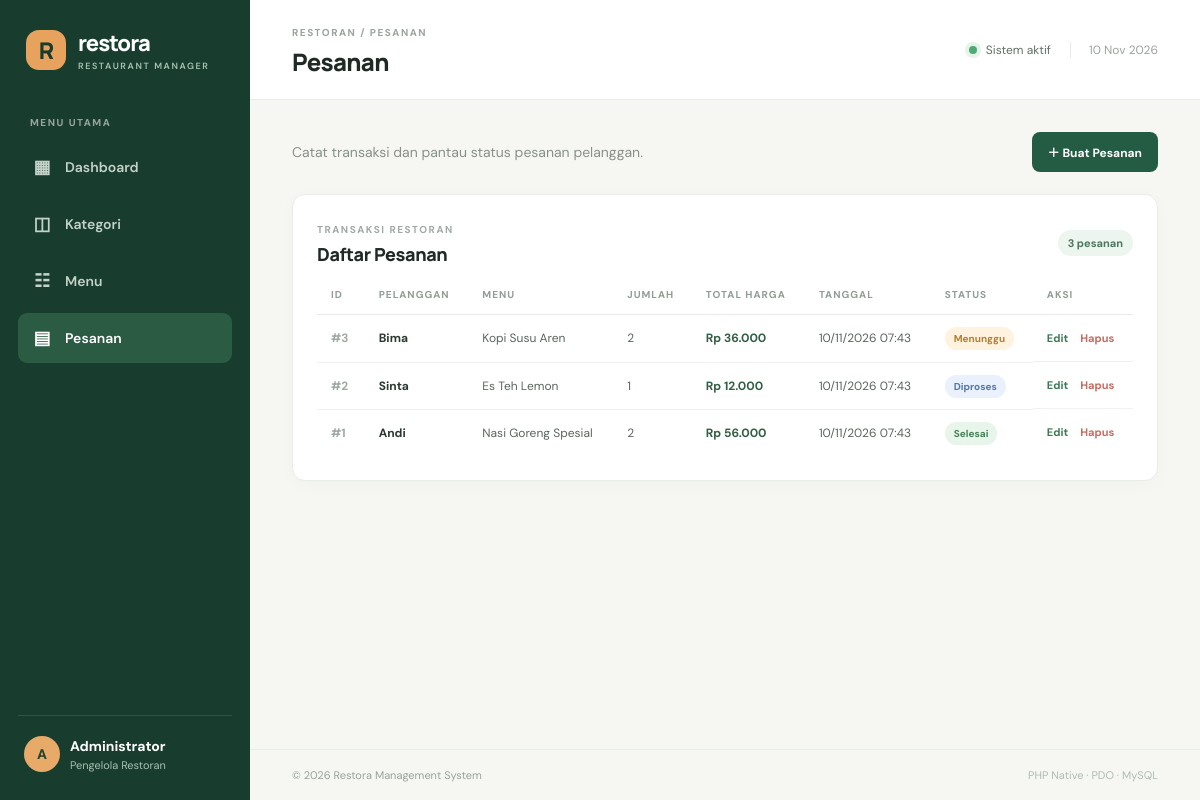
Page /index.php?page=pesanan on the committed database.
### tables this page shows
CREATE TABLE pesanan (
    id_pesanan INT AUTO_INCREMENT PRIMARY KEY,
    id_menu INT NOT NULL,
    nama_pelanggan VARCHAR(120) NOT NULL,
    jumlah INT NOT NULL,
    total_harga DECIMAL(12,2) NOT NULL,
    tanggal_pesanan DATETIME NOT NULL,
    status_pesanan ENUM('Menunggu', 'Diproses', 'Selesai', 'Dibatalkan') NOT NULL DEFAULT 'Menunggu',
    CONSTRAINT fk_pesanan_menu FOREIGN KEY (id_menu)
        REFERENCES menu(id_menu)
        ON UPDATE CASCADE ON DELETE RESTRICT
);

CREATE TABLE menu (
    id_menu INT AUTO_INCREMENT PRIMARY KEY,
    id_kategori INT NOT NULL,
    nama_menu VARCHAR(150) NOT NULL,
    jenis_menu ENUM('Makanan', 'Minuman') NOT NULL,
    harga DECIMAL(12,2) NOT NULL DEFAULT 0,
    stok INT NOT NULL DEFAULT 0,
    deskripsi TEXT NULL,
    CONSTRAINT fk_menu_kategori FOREIGN KEY (id_kategori)
        REFERENCES kategori(id_kategori)
        ON UPDATE CASCADE ON DELETE RESTRICT
);

### class/Pesanan.php (called while the page is built, shortened)
<?php
class Pesanan
{
    private $pdo;
    public function __construct($pdo) { $this->pdo = $pdo; }
    public function getAll()
    {
        $stmt = $this->pdo->prepare(
            "SELECT p.*, m.nama_menu
             FROM pesanan p INNER JOIN menu m ON p.id_menu = m.id_menu
             ORDER BY p.tanggal_pesanan DESC, p.id_pesanan DESC"
        );
        $stmt->execute();
        return $stmt->fetchAll();
    }
}

### view/pesanan.php (the view, shortened to what this page needs)
<div class="page-heading"><p class="muted">Catat transaksi dan pantau status pesanan pelanggan.</p><a class="btn btn-primary" href="index.php?page=pesanan&action=create">＋ Buat Pesanan</a></div>
<?php if ($action === 'create' || $action === 'edit'): ?>
<section class="panel form-panel"><div class="panel-title"><div><span class="eyebrow">TRANSAKSI</span><h2><?= $action === 'edit' ? 'Edit Pesanan' : 'Pesanan Baru' ?></h2></div><a class="btn btn-light" href="index.php?page=pesanan">Kembali</a></div>
<?php if (!$menuOptions): ?><div class="alert warning">Tambahkan menu terlebih dahulu sebelum membuat pesanan.</div><?php endif; ?>
<form method="post" action="index.php?page=pesanan&action=save"><input type="hidden" name="id_pesanan" value="<?= e($editData['id_pesanan'] ?? '') ?>">
<div class="form-grid">
<div class="form-group"><label>Nama pelanggan</label><input name="nama_pelanggan" required maxlength="120" value="<?= e($editData['nama_pelanggan'] ?? '') ?>" placeholder="Nama pelanggan"></div>
<div class="form-group"><label>Menu</label><select name="id_menu" id="menu-select" required><option value="">Pilih menu</option><?php foreach ($menuOptions as $menu): ?><option value="<?= e($menu['id_menu']) ?>" data-price="<?= e($menu['harga']) ?>" <?= (string)($editData['id_menu'] ?? '') === (string)$menu['id_menu'] ? 'selected' : '' ?>><?= e($menu['nama_menu']) ?> — Rp <?= number_format((float)$menu['harga'],0,',','.') ?> (stok <?= e($menu['stok']) ?>)</option><?php endforeach; ?></select></div>
<div class="form-group"><label>Jumlah</label><input type="number" name="jumlah" id="jumlah-input" min="1" required value="<?= e($editData['jumlah'] ?? '1') ?>"></div>
<div class="form-group"><label>Tanggal pesanan</label><input type="datetime-local" name="tanggal_pesanan" required value="<?= e(isset($editData['tanggal_pesanan']) ? date('Y-m-d\TH:i', strtotime($editData['tanggal_pesanan'])) : date('Y-m-d\TH:i')) ?>"></div>
<div class="form-group"><label>Status pesanan</label><select name="status_pesanan"><option value="Menunggu" <?= ($editData['status_pesanan'] ?? 'Menunggu') === 'Menunggu' ? 'selected' : '' ?>>Menunggu</option><option value="Diproses" <?= ($editData['status_pesanan'] ?? '') === 'Diproses' ? 'selected' : '' ?>>Diproses</option><option value="Selesai" <?= ($editData['status_pesanan'] ?? '') === 'Selesai' ? 'selected' : '' ?>>Selesai</option><option value="Dibatalkan" <?= ($editData['status_pesanan'] ?? '') === 'Dibatalkan' ? 'selected' : '' ?>>Dibatalkan</option></select></div>
</div>
<div class="total-preview"><span>Estimasi total harga</span><strong id="total-preview">Rp 0</strong><small>Total dihitung ulang di server berdasarkan harga menu dan jumlah.</small></div>
<button class="btn btn-primary" type="submit" <?= !$menuOptions ? 'disabled' : '' ?>>Simpan Pesanan</button></form>
<script>
const menuSelect = document.getElementById('menu-select');
const jumlahInput = document.getElementById('jumlah-input');
const totalPreview = document.getElementById('total-preview');
function updateTotal() {
    const option = menuSelect.options[menuSelect.selectedIndex];
    const price = Number(option ? option.dataset.price : 0);
    const total = price * Number(jumlahInput.value || 0);
    totalPreview.textContent = 'Rp ' + new Intl.NumberFormat('id-ID').format(total);
}
menuSelect.addEventListener('change', updateTotal);
jumlahInput.addEventListener('input', updateTotal);
updateTotal();
</script></section>
<?php else: ?>
<section class="panel"><div class="panel-title"><div><span class="eyebrow">TRANSAKSI RESTORAN</span><h2>Daftar Pesanan</h2></div><span class="count-pill"><?= count($pesananList) ?> pesanan</span></div>
<div class="table-wrap"><table><thead><tr><th>ID</th><th>Pelanggan</th><th>Menu</th><th>Jumlah</th><th>Total Harga</th><th>Tanggal</th><th>Status</th><th>Aksi</th></tr></thead><tbody>
<?php foreach ($pesananList as $item): ?><tr><td class="id-cell">#<?= e($item['id_pesanan']) ?></td><td><strong><?= e($item['nama_pelanggan']) ?></strong></td><td><?= e($item['nama_menu']) ?></td><td><?= e($item['jumlah']) ?></td><td class="price">Rp <?= number_format((float)$item['total_harga'],0,',','.') ?></td><td><?= date('d/m/Y H:i', strtotime($item['tanggal_pesanan'])) ?></td><td><span class="status <?= strtolower($item['status_pesanan']) ?>"><?= e($item['status_pesanan']) ?></span></td><td class="actions"><a class="action-edit" href="index.php?page=pesanan&action=edit&id=<?= e($item['id_pesanan']) ?>">Edit</a><form method="post" action="index.php?page=pesanan&action=delete" onsubmit="return confirm('Hapus pesanan ini?');"><input type="hidden" name="id" value="<?= e($item['id_pesanan']) ?>"><button class="action-delete" type="submit">Hapus</button></form></td></tr><?php endforeach; ?>
</tbody></table></div></section>
<?php endif; ?>

### view/style.css (style rules this page uses)
:root { --ink:#202a25;--muted:#87918a;--green:#245c43;--green2:#347454;--cream:#f6f7f3;--line:#e9ede7;--white:#fff;--orange:#e9a45b;--red:#c65b51 }
* { box-sizing:border-box }
body { margin:0;background:var(--cream);color:var(--ink);font-family:'DM Sans',sans-serif;font-size:14px }
.nav-label,.eyebrow { font-size:10px;font-weight:700;letter-spacing:1.5px;color:#98a69d }
.page-heading { display:flex;align-items:center;justify-content:space-between;margin-bottom:22px }
.muted { color:#87918a;margin:0 }
.btn { border:0;border-radius:8px;padding:11px 16px;font:700 12px 'DM Sans',sans-serif;text-decoration:none;display:inline-flex;align-items:center;justify-content:center;cursor:pointer;transition:.2s }
.btn-primary { background:var(--green);color:#fff }
.panel { background:#fff;border:1px solid var(--line);border-radius:13px;padding:24px;box-shadow:0 4px 18px rgba(29,54,39,.025) }
.panel-title { display:flex;justify-content:space-between;align-items:center;margin-bottom:22px }
.panel-title .eyebrow { color:#a0aaa2 }
.panel-title h2 { font:800 18px Manrope,sans-serif;margin:5px 0 0;letter-spacing:-.4px }
.count-pill { font-size:11px;color:#4c765d;background:#edf5ef;padding:6px 10px;border-radius:20px;font-weight:700 }
.table-wrap { overflow-x:auto }
table { width:100%;border-collapse:collapse;white-space:nowrap }
th { text-align:left;color:#929c94;font-size:10px;letter-spacing:1px;text-transform:uppercase;font-weight:700;padding:0 14px 13px;border-bottom:1px solid var(--line) }
td { padding:15px 14px;border-bottom:1px solid #f0f2ef;color:#59655d;font-size:12px }
tbody tr:last-child td { border-bottom:0 }
td strong { color:#2a382f;font-size:12px }
.id-cell { color:#a0aaa2;font-weight:700 }
.price { font-weight:700;color:#315f43 }
.actions { display:flex;align-items:center;gap:12px }
.actions form { display:inline }
.action-edit,.action-delete { border:0;background:none;padding:0;font:700 11px 'DM Sans',sans-serif;cursor:pointer;text-decoration:none }
.action-edit { color:#397b55 }
.action-delete { color:#c66b60 }
.tag,.status { font-size:10px;font-weight:700;padding:5px 9px;border-radius:20px }
.status.menunggu { background:#fff3df;color:#b47d30 }
.status.diproses { background:#eaf1fc;color:#5278aa }
.status.selesai { background:#e8f5eb;color:#438255 }

### rows in the picture
pesanan: id_pesanan "3", nama_pelanggan "Bima", id_menu.nama_menu "Kopi Susu Aren", jumlah "2", total_harga "36.000", tanggal_pesanan "10/11/2026 07:43", status_pesanan "Menunggu"
pesanan: id_pesanan "2", nama_pelanggan "Sinta", id_menu.nama_menu "Es Teh Lemon", jumlah "1", total_harga "12.000", tanggal_pesanan "10/11/2026 07:43", status_pesanan "Diproses"
pesanan: id_pesanan "1", nama_pelanggan "Andi", id_menu.nama_menu "Nasi Goreng Spesial", jumlah "2", total_harga "56.000", tanggal_pesanan "10/11/2026 07:43", status_pesanan "Selesai"

### other values in the picture
$activePage "PESANAN"
$pageTitle "Pesanan"
count($pesananList) "3"
